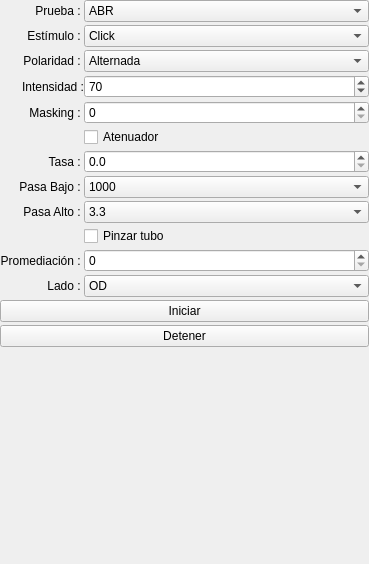
<?xml version="1.0" encoding="UTF-8"?>
<ui version="4.0">
 <class>Abr_Config</class>
 <widget class="QWidget" name="Abr_Config">
  <property name="geometry">
   <rect>
    <x>0</x>
    <y>0</y>
    <width>369</width>
    <height>564</height>
   </rect>
  </property>
  <property name="windowTitle">
   <string>Form</string>
  </property>
  <layout class="QGridLayout" name="gridLayout">
   <property name="leftMargin">
    <number>0</number>
   </property>
   <property name="topMargin">
    <number>0</number>
   </property>
   <property name="rightMargin">
    <number>0</number>
   </property>
   <property name="bottomMargin">
    <number>0</number>
   </property>
   <property name="horizontalSpacing">
    <number>0</number>
   </property>
   <property name="verticalSpacing">
    <number>3</number>
   </property>
   <item row="0" column="0">
    <widget class="QLabel" name="lbl_test">
     <property name="sizePolicy">
      <sizepolicy hsizetype="Minimum" vsizetype="Preferred">
       <horstretch>0</horstretch>
       <verstretch>0</verstretch>
      </sizepolicy>
     </property>
     <property name="text">
      <string>Prueba : </string>
     </property>
     <property name="alignment">
      <set>Qt::AlignRight|Qt::AlignTrailing|Qt::AlignVCenter</set>
     </property>
    </widget>
   </item>
   <item row="0" column="1">
    <widget class="QComboBox" name="cb_test">
     <property name="statusTip">
      <string>Tipo de prueba audiológica</string>
     </property>
     <item>
      <property name="text">
       <string>ABR</string>
      </property>
     </item>
     <item>
      <property name="text">
       <string>ASSR</string>
      </property>
     </item>
     <item>
      <property name="text">
       <string>MLR</string>
      </property>
     </item>
     <item>
      <property name="text">
       <string>P300</string>
      </property>
     </item>
     <item>
      <property name="text">
       <string>MMN</string>
      </property>
     </item>
     <item>
      <property name="text">
       <string>ECochG</string>
      </property>
     </item>
     <item>
      <property name="text">
       <string>CAEP</string>
      </property>
     </item>
     <item>
      <property name="text">
       <string>Stacked ABR</string>
      </property>
     </item>
    </widget>
   </item>
   <item row="3" column="0">
    <widget class="QLabel" name="lbl_int">
     <property name="sizePolicy">
      <sizepolicy hsizetype="Minimum" vsizetype="Preferred">
       <horstretch>0</horstretch>
       <verstretch>0</verstretch>
      </sizepolicy>
     </property>
     <property name="text">
      <string>Intensidad :</string>
     </property>
     <property name="alignment">
      <set>Qt::AlignRight|Qt::AlignTrailing|Qt::AlignVCenter</set>
     </property>
    </widget>
   </item>
   <item row="12" column="1">
    <widget class="QComboBox" name="cb_side">
     <property name="statusTip">
      <string>Lado de estimulación</string>
     </property>
     <item>
      <property name="text">
       <string>OD</string>
      </property>
     </item>
     <item>
      <property name="text">
       <string>OI</string>
      </property>
     </item>
    </widget>
   </item>
   <item row="15" column="1">
    <spacer name="verticalSpacer">
     <property name="orientation">
      <enum>Qt::Vertical</enum>
     </property>
     <property name="sizeHint" stdset="0">
      <size>
       <width>20</width>
       <height>40</height>
      </size>
     </property>
    </spacer>
   </item>
   <item row="2" column="0">
    <widget class="QLabel" name="lbl_pol">
     <property name="sizePolicy">
      <sizepolicy hsizetype="Minimum" vsizetype="Preferred">
       <horstretch>0</horstretch>
       <verstretch>0</verstretch>
      </sizepolicy>
     </property>
     <property name="text">
      <string>Polaridad : </string>
     </property>
     <property name="alignment">
      <set>Qt::AlignRight|Qt::AlignTrailing|Qt::AlignVCenter</set>
     </property>
    </widget>
   </item>
   <item row="1" column="0">
    <widget class="QLabel" name="lbl_stim">
     <property name="sizePolicy">
      <sizepolicy hsizetype="Minimum" vsizetype="Preferred">
       <horstretch>0</horstretch>
       <verstretch>0</verstretch>
      </sizepolicy>
     </property>
     <property name="layoutDirection">
      <enum>Qt::LeftToRight</enum>
     </property>
     <property name="text">
      <string>Estímulo : </string>
     </property>
     <property name="alignment">
      <set>Qt::AlignRight|Qt::AlignTrailing|Qt::AlignVCenter</set>
     </property>
    </widget>
   </item>
   <item row="7" column="1">
    <widget class="QComboBox" name="cb_filter_down">
     <property name="statusTip">
      <string>Filtro pasa bajo</string>
     </property>
     <item>
      <property name="text">
       <string>1000</string>
      </property>
     </item>
     <item>
      <property name="text">
       <string>1500</string>
      </property>
     </item>
     <item>
      <property name="text">
       <string>2000</string>
      </property>
     </item>
     <item>
      <property name="text">
       <string>2500</string>
      </property>
     </item>
     <item>
      <property name="text">
       <string>3000</string>
      </property>
     </item>
     <item>
      <property name="text">
       <string>3500</string>
      </property>
     </item>
     <item>
      <property name="text">
       <string>4000</string>
      </property>
     </item>
     <item>
      <property name="text">
       <string>4500</string>
      </property>
     </item>
    </widget>
   </item>
   <item row="8" column="0">
    <widget class="QLabel" name="lbl_passhigh">
     <property name="sizePolicy">
      <sizepolicy hsizetype="Minimum" vsizetype="Preferred">
       <horstretch>0</horstretch>
       <verstretch>0</verstretch>
      </sizepolicy>
     </property>
     <property name="text">
      <string>Pasa Alto : </string>
     </property>
     <property name="alignment">
      <set>Qt::AlignRight|Qt::AlignTrailing|Qt::AlignVCenter</set>
     </property>
    </widget>
   </item>
   <item row="3" column="1">
    <widget class="QSpinBox" name="sb_intencity">
     <property name="statusTip">
      <string>Intensidad del estímulo</string>
     </property>
     <property name="maximum">
      <number>120</number>
     </property>
     <property name="singleStep">
      <number>5</number>
     </property>
     <property name="value">
      <number>70</number>
     </property>
    </widget>
   </item>
   <item row="8" column="1">
    <widget class="QComboBox" name="cb_filter_up">
     <property name="statusTip">
      <string>Filtro pasa alto</string>
     </property>
     <item>
      <property name="text">
       <string>3.3</string>
      </property>
     </item>
     <item>
      <property name="text">
       <string>10</string>
      </property>
     </item>
     <item>
      <property name="text">
       <string>33</string>
      </property>
     </item>
     <item>
      <property name="text">
       <string>50</string>
      </property>
     </item>
     <item>
      <property name="text">
       <string>100</string>
      </property>
     </item>
     <item>
      <property name="text">
       <string>150</string>
      </property>
     </item>
     <item>
      <property name="text">
       <string>200</string>
      </property>
     </item>
     <item>
      <property name="text">
       <string>250</string>
      </property>
     </item>
    </widget>
   </item>
   <item row="1" column="1">
    <widget class="QComboBox" name="cb_stim">
     <property name="statusTip">
      <string>Tipo de estímulo</string>
     </property>
     <item>
      <property name="text">
       <string>Click</string>
      </property>
     </item>
     <item>
      <property name="text">
       <string>Ls-chirp</string>
      </property>
     </item>
     <item>
      <property name="text">
       <string>Chirp</string>
      </property>
     </item>
     <item>
      <property name="text">
       <string>Burst 500Hz</string>
      </property>
     </item>
     <item>
      <property name="text">
       <string>Burst 1kHz</string>
      </property>
     </item>
     <item>
      <property name="text">
       <string>Burst 2kHz</string>
      </property>
     </item>
     <item>
      <property name="text">
       <string>Burst 4kHz</string>
      </property>
     </item>
    </widget>
   </item>
   <item row="12" column="0">
    <widget class="QLabel" name="label_9">
     <property name="sizePolicy">
      <sizepolicy hsizetype="Minimum" vsizetype="Preferred">
       <horstretch>0</horstretch>
       <verstretch>0</verstretch>
      </sizepolicy>
     </property>
     <property name="text">
      <string>Lado : </string>
     </property>
     <property name="alignment">
      <set>Qt::AlignRight|Qt::AlignTrailing|Qt::AlignVCenter</set>
     </property>
    </widget>
   </item>
   <item row="14" column="0" colspan="2">
    <widget class="QPushButton" name="btn_stop">
     <property name="statusTip">
      <string>Detener Prueba</string>
     </property>
     <property name="text">
      <string>Detener</string>
     </property>
    </widget>
   </item>
   <item row="7" column="0">
    <widget class="QLabel" name="lbl_passdown">
     <property name="sizePolicy">
      <sizepolicy hsizetype="Minimum" vsizetype="Preferred">
       <horstretch>0</horstretch>
       <verstretch>0</verstretch>
      </sizepolicy>
     </property>
     <property name="text">
      <string>Pasa Bajo : </string>
     </property>
     <property name="alignment">
      <set>Qt::AlignRight|Qt::AlignTrailing|Qt::AlignVCenter</set>
     </property>
    </widget>
   </item>
   <item row="11" column="0">
    <widget class="QLabel" name="label_8">
     <property name="sizePolicy">
      <sizepolicy hsizetype="Maximum" vsizetype="Preferred">
       <horstretch>0</horstretch>
       <verstretch>0</verstretch>
      </sizepolicy>
     </property>
     <property name="text">
      <string>Promediación : </string>
     </property>
     <property name="alignment">
      <set>Qt::AlignRight|Qt::AlignTrailing|Qt::AlignVCenter</set>
     </property>
    </widget>
   </item>
   <item row="4" column="1">
    <widget class="QSpinBox" name="sb_mskg">
     <property name="statusTip">
      <string>Intensidad del enmascaramiento</string>
     </property>
     <property name="maximum">
      <number>100</number>
     </property>
     <property name="singleStep">
      <number>5</number>
     </property>
    </widget>
   </item>
   <item row="9" column="1">
    <widget class="QCheckBox" name="ch_clamp">
     <property name="statusTip">
      <string>Pinzar el tubo del insert: no llega sonido, pero el artefacto eléctrico sigue</string>
     </property>
     <property name="text">
      <string>Pinzar tubo</string>
     </property>
    </widget>
   </item>
   <item row="5" column="1">
    <widget class="QCheckBox" name="ch_atten">
     <property name="statusTip">
      <string>Activar atenuador de intensidad en el inicio</string>
     </property>
     <property name="text">
      <string>Atenuador</string>
     </property>
    </widget>
   </item>
   <item row="4" column="0">
    <widget class="QLabel" name="lbl_mkg">
     <property name="sizePolicy">
      <sizepolicy hsizetype="Minimum" vsizetype="Preferred">
       <horstretch>0</horstretch>
       <verstretch>0</verstretch>
      </sizepolicy>
     </property>
     <property name="text">
      <string>Masking : </string>
     </property>
     <property name="alignment">
      <set>Qt::AlignRight|Qt::AlignTrailing|Qt::AlignVCenter</set>
     </property>
    </widget>
   </item>
   <item row="6" column="0">
    <widget class="QLabel" name="lbl_rate">
     <property name="sizePolicy">
      <sizepolicy hsizetype="Minimum" vsizetype="Preferred">
       <horstretch>0</horstretch>
       <verstretch>0</verstretch>
      </sizepolicy>
     </property>
     <property name="text">
      <string>Tasa : </string>
     </property>
     <property name="alignment">
      <set>Qt::AlignRight|Qt::AlignTrailing|Qt::AlignVCenter</set>
     </property>
    </widget>
   </item>
   <item row="13" column="0" colspan="2">
    <widget class="QPushButton" name="btn_start">
     <property name="statusTip">
      <string>Iniciar Prueba</string>
     </property>
     <property name="text">
      <string>Iniciar</string>
     </property>
    </widget>
   </item>
   <item row="11" column="1">
    <widget class="QSpinBox" name="sb_prom">
     <property name="statusTip">
      <string>Número de promediaciones</string>
     </property>
     <property name="buttonSymbols">
      <enum>QAbstractSpinBox::UpDownArrows</enum>
     </property>
     <property name="accelerated">
      <bool>true</bool>
     </property>
     <property name="maximum">
      <number>8000</number>
     </property>
     <property name="singleStep">
      <number>10</number>
     </property>
    </widget>
   </item>
   <item row="6" column="1">
    <widget class="QDoubleSpinBox" name="sb_rate">
     <property name="statusTip">
      <string>Tasa de estimulación</string>
     </property>
     <property name="decimals">
      <number>1</number>
     </property>
    </widget>
   </item>
   <item row="2" column="1">
    <widget class="QComboBox" name="cb_pol">
     <property name="statusTip">
      <string>Polaridad del estímulo</string>
     </property>
     <item>
      <property name="text">
       <string>Alternada</string>
      </property>
     </item>
     <item>
      <property name="text">
       <string>Condensación</string>
      </property>
     </item>
     <item>
      <property name="text">
       <string>Rarefacción</string>
      </property>
     </item>
    </widget>
   </item>
  </layout>
 </widget>
 <tabstops>
  <tabstop>cb_test</tabstop>
  <tabstop>cb_stim</tabstop>
  <tabstop>cb_pol</tabstop>
  <tabstop>sb_intencity</tabstop>
  <tabstop>sb_mskg</tabstop>
  <tabstop>ch_atten</tabstop>
  <tabstop>ch_clamp</tabstop>
  <tabstop>sb_rate</tabstop>
  <tabstop>cb_filter_down</tabstop>
  <tabstop>cb_filter_up</tabstop>
  <tabstop>sb_prom</tabstop>
  <tabstop>cb_side</tabstop>
  <tabstop>btn_start</tabstop>
  <tabstop>btn_stop</tabstop>
 </tabstops>
 <resources/>
 <connections/>
</ui>
